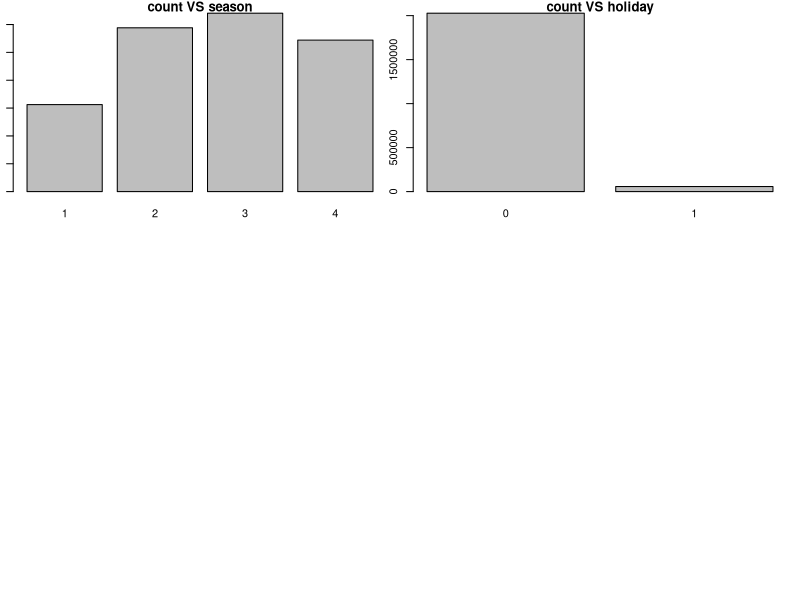

Write the R code that produced this figure. (Note: this script raises an error after producing the figure.)
#Visualization part for evaluating the data
install.packages('plyr')
library(plyr)
library(ggplot2)
setwd("/Users/apple/Documents/study/R/BikeSharingDemand/myattempt")
train = read.csv("train.csv")
attach(train)
# http://www.cookbook-r.com/Manipulating_data/Summarizing_data/
# We have numerical variables: temp, atemp, humidity and windspeed

train$datetime = strptime(train$datetime, format = "%Y-%m-%d%H:%M:%S")
train$weekday = weekdays(train$datetime)
train$hour = train$datetime$hour
# We have categorical variables: season(1/2/3/4), holiday(0/1), workingday(0/1),weather(1/2/3) and now we add hour and weekday
season_count = aggregate(train["count"], by=train[c("season")], FUN=sum)
holiday_count = aggregate(train["count"], by=train[c("holiday")], FUN=sum)
workingday_count = aggregate(train["count"], by=train[c("workingday")], FUN=sum)
weather_count = aggregate(train["count"], by=train[c("weather")], FUN=sum)
hour_count = aggregate(train["count"], by=train[c("hour")], FUN=sum)
weekday_count = aggregate(train["count"], by = train[c("weekday")], FUN = sum)

season_count
par("mar")
par(mar=c(0.5,1,1,1))
par(mfrow=c(3,2))
s_c_plot =barplot(season_count$count,names.arg = season_count$season,main = "count VS season",xlab = "season", ylab = "count")
h_c_plot =barplot(holiday_count$count,names.arg = holiday_count$holiday,main = "count VS holiday",xlab = "holiday", ylab = "count")
wk_c_plot = barplot(weekday_count$count,names.arg = weekday_count$weekday,main = "count VS weekday",xlab = "weekday", ylab = "count")
we_c_plot = barplot(weather_count$count,names.arg = weather_count$weather,main = "count VS weather",xlab = "weather", ylab = "count")
h_c_plot = barplot(hour_count$count,names.arg = hour_count$hour,main = "count VS hour",xlab = "hour", ylab = "count")
work_c_plot = barplot(workingday_count$count,names.arg = workingday_count$workingday,main = "count VS workingday",xlab = "workingday", ylab = "count")



